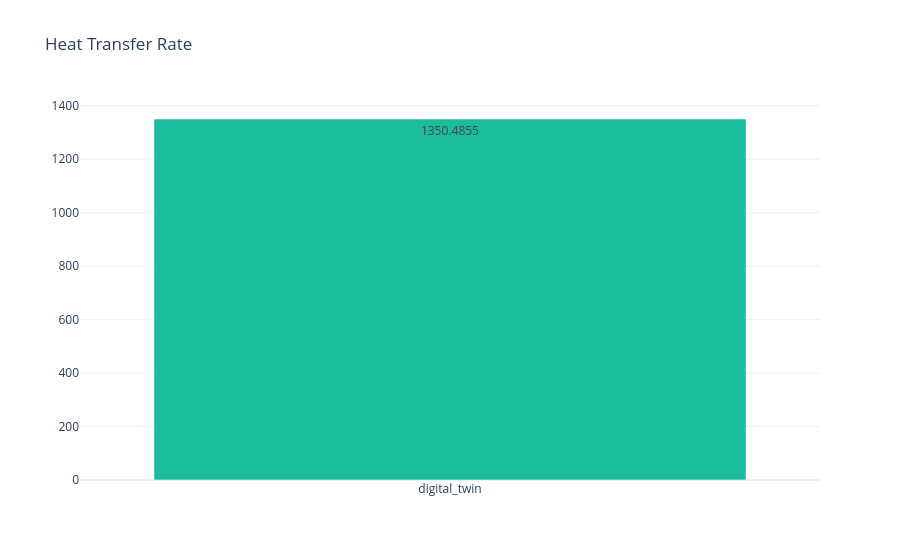

Source (notebook cell):
### Markdown cell above
### Means (heat transfer, power consumption, violation temp)

### Code cell
fig = plot_bar(mean_heat_transfer_rate_dict, bar_colors=colors[:df_num])
fig.update_layout(title='Heat Transfer Rate',
                  xaxis_title='',
                  yaxis_title='')
fig.show()
#fig.write_image("output_images/mean_heat_transfer_rate.png")

### Figure 1 — Plotly figure (JSON) as saved in the notebook; plotly's stock layout.template omitted (floating-point values rounded to 4 significant figures)
{"data": [{"marker": {"color": ["#1ABC9C"]}, "text": ["1350.4855114986744"], "textposition": "inside", "texttemplate": "%{text:.4f}", "type": "bar", "x": ["digital_twin"], "y": [1350.0]}], "layout": {"title": {"text": "Heat Transfer Rate"}, "xaxis": {"title": {"text": ""}}, "yaxis": {"title": {"text": ""}}}}
